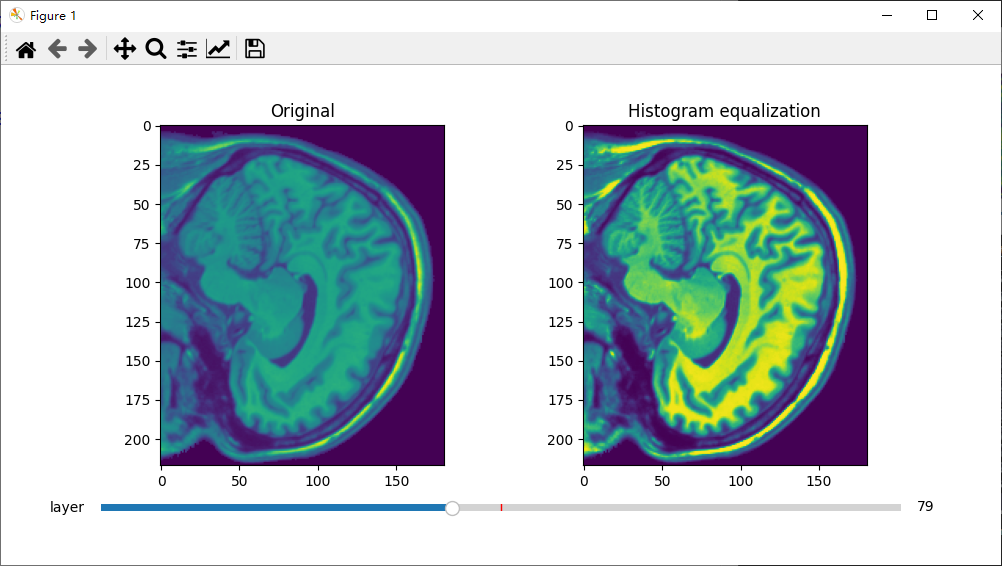

Recreate this plot in Python.
####################
# 读取数据
####################

import nibabel as nib
import numpy as np
import matplotlib.pyplot as plt

img = nib.load('mri.nii.gz')
img = img.get_fdata()

img = img.astype(np.uint8)

print('img.shape =', img.shape)
print('np.max(img) =', np.max(img))
print('np.min(img) =', np.min(img))
print()

print('np.unique(img) =', np.unique(img))
print()

####################
# 直方图均衡
####################

import cv2

img_hist = np.zeros(img.shape)

for i in range(len(img)):
    img_hist[i] = cv2.equalizeHist(img[i])

####################
# 三维可视化
####################

from matplotlib.widgets import Slider

fig, ax = plt.subplots( 1, 2, figsize=(10, 5) )
plt.subplots_adjust( bottom=0.2 )  # 给下面留出一块

ax_layer = plt.axes( [0.1, 0.1, 0.8, 0.03] )
slider_layer = Slider( ax_layer, 'layer',
                       0, len(img)-1,
                       valfmt='%d',
                       valinit=len(img)//2, valstep=1,
                       )



def update(val):

    plt.subplot(121)
    ax[0].clear()
    plt.imshow( img[slider_layer.val] )
    plt.title('Original')

    plt.subplot(122)
    ax[1].clear()
    plt.imshow( img_hist[slider_layer.val] )
    plt.title('Histogram equalization')
    
    fig.canvas.draw_idle()

slider_layer.on_changed(update)
slider_layer.reset()
slider_layer.set_val( len(img)//2 )

plt.show()
